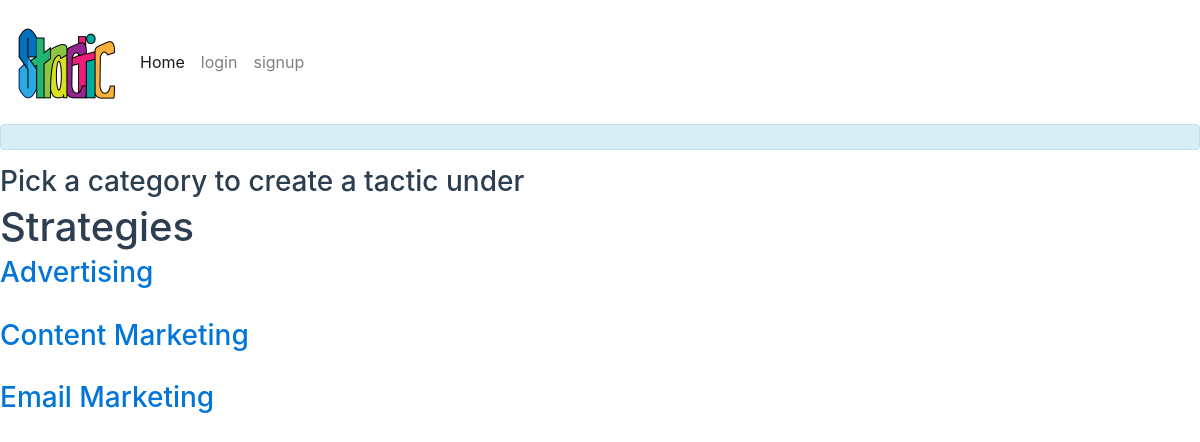
The app's page /pickStrategy, older data.
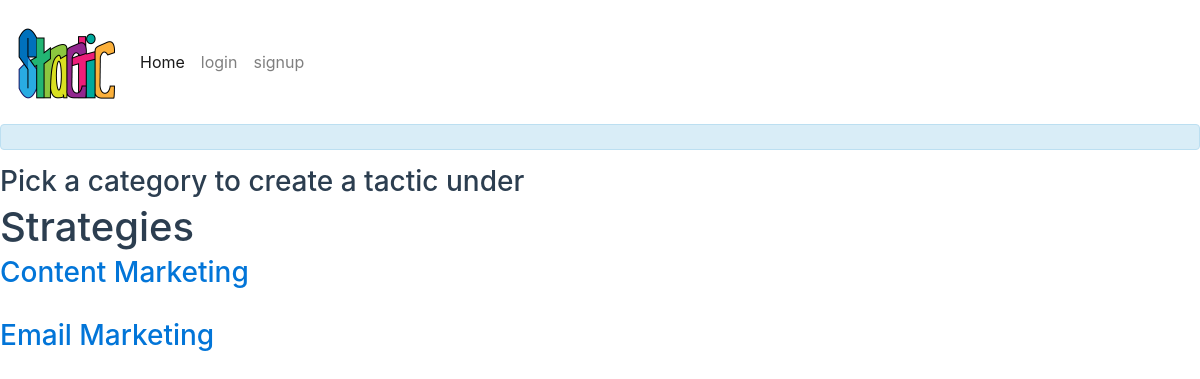
The same page, newer data.
### database_setup.py (models this page shows, shortened)
class Strategy(Base):
  __tablename__ = 'strategy'
  id = Column(Integer, primary_key=True)
  user_id = Column(Integer, ForeignKey('user.id'))
  user = relationship(User)
  tactics = relationship("Tactic", backref="belongs_to", cascade="all, delete-orphan")
  name = Column(String(250), nullable=False)
  description = Column(Text)
  image = Column(Text)

### project.py (the view)
@app.route('/pickStrategy')
def pickStrategy():
    strategies = db_session.query(Strategy).order_by(asc(Strategy.name))
    return render_template('pickStrategy.html', strategies=strategies)

### project.py (called while the page is built)
@app.before_request
def before_request():
    g.user = None
    if 'twitter_oauth' in session:
        g.user = session['twitter_oauth']

### templates/pickStrategy.html (shortened to what this page needs)
{% extends "base.html" %}
{% block content %}
	<div class="alert alert-info" role="alert">
	</div>
	<div class="row">
		<div class="col-md-12">
			<h3>Pick a category to create a tactic under</h3>
		</div>
	</div>
	<div class="row">
		<div class="col-md-12">
			<h1>Strategies</div>
	</div>
	{% for strategy in strategies %}
			<div class="row">
				<div class="col-md-12">
					<h3><a href="{{url_for('showTactic', strategy_id = strategy.id)}}">{{strategy.name}}</a></h3>
					<br>
				</div>
			</div>
	{% endfor %}
{% endblock %}

### templates/base.html (shortened to what this page needs)
<!DOCTYPE html>
<html lang="en" itemscope itemtype="http://schema.org/Article">
<head>
  <link href="{{ url_for('static', filename='css/bootstrap.css') }}" rel="stylesheet" type="text/css">
  <link href="{{ url_for('static', filename='css/style.css') }}" rel="stylesheet">
</head>
<body>
  <nav class="navbar navbar-toggleable-md navbar-light">
      <a class="navbar-brand" href="#">
        <img src="/static/img/stractic-logo.png" width="100" height="100" class="d-inline-block align-top" alt="">
      </a>
    <div class="collapse navbar-collapse" id="navbarsExampleDefault">
      <ul class="navbar-nav mr-auto">
        <li class="nav-item active">
          <a class="nav-link" href="/">Home</a>
        </li>
        <li class="nav-item">
        {% if g.user %}
          <li><a class="nav-link" href="/strategy/new"> New Strategy Category</a></li>
          <li><a class="nav-link" href="{{ url_for('pickStrategy')}}"> New Tactic</a></li>
          <li><a class="nav-link" href="/logout">logout</a></li>
        {% else %}
          <li><a class="nav-link" href="/login">login</a></li>
          <li><a class="nav-link" href="/login">signup</a></li>
        {% endif %}
        </li>
      </ul>
    </div>
  </nav>
  <div class="container-fluid">
        {% block content %}
        {% endblock %}
  </div>
</body>
</html>

Row changes from the older to the newer data that the page shows:
removed Strategy: name "Advertising"
